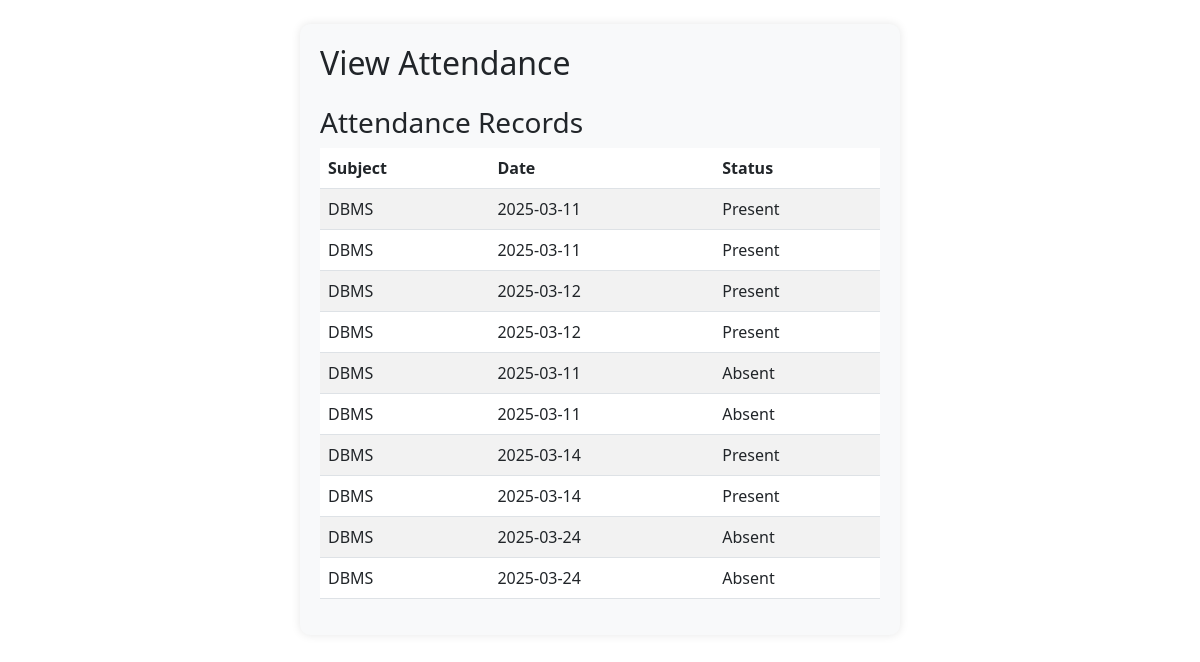
/view_attendance (signed in), run on the app's committed database.
### tables this page shows
CREATE TABLE Attendance (
                    id INTEGER PRIMARY KEY AUTOINCREMENT,
                    student_id INTEGER,
                    date DATE NOT NULL,
                    status TEXT CHECK(status IN ('Present', 'Absent')),
                    FOREIGN KEY (student_id) REFERENCES Student(id)
                   );

CREATE TABLE Teacher (
                    id INTEGER PRIMARY KEY AUTOINCREMENT,
                    name TEXT NOT NULL,
                    email TEXT UNIQUE NOT NULL,
                    password TEXT NOT NULL,
                    user_id INTEGER,
                    subject TEXT,
                    FOREIGN KEY (user_id) REFERENCES users(id)
                   );

### app.py (the view)
@app.route('/view_attendance', methods=['GET', 'POST'])
@login_required
def view_attendance():
    conn = sqlite3.connect(DB_PATH)
    cursor = conn.cursor()
    teacher_id = session['user_id']
    if current_user.role == 'teacher':
        if request.method == 'POST':
            class_id = request.form['class_id']
            date = request.form['date']
            cursor.execute('''
            SELECT Student.roll_number, Student.name, Attendance.status
            FROM Attendance
            JOIN Student ON Attendance.student_id = Student.id
            WHERE Student.class_id = ? AND Attendance.date = ?''', (class_id, date))
            attendance_records = cursor.fetchall()
        else:
            attendance_records = []
        cursor.execute('''
        SELECT Class.id, Class.name
        FROM Class
        JOIN TeacherClassSubject ON Class.id = TeacherClassSubject.class_id
        WHERE TeacherClassSubject.teacher_id = ?
        ''', (teacher_id,))
        print(teacher_id)
        classes = cursor.fetchall()
        print(classes)
        conn.close()
        return render_template('view_attendance_teacher.html', attendance_records=attendance_records, classes=classes,teacher_id = teacher_id)
    elif current_user.role == 'student':
        cursor.execute('''SELECT Teacher.subject, Attendance.date, Attendance.status FROM Attendance
        JOIN Student ON Attendance.student_id = Student.id
        JOIN TeacherClassSubject ON Student.class_id = TeacherClassSubject.class_id
        JOIN Teacher ON TeacherClassSubject.teacher_id = Teacher.user_id WHERE Attendance.student_id = ?''', (current_user.id,))
        attendance_records = cursor.fetchall()
        conn.close()
        return render_template('view_attendance_student.html', attendance_records=attendance_records)
    return "Access Denied!!", 403

### app.py (called while the page is built)
@login_manager.user_loader
def load_user(user_id):
    conn = sqlite3.connect(DB_PATH)
    cursor = conn.cursor()
    cursor.execute("SELECT id, email, role FROM users WHERE id = ?", (user_id,))
    user = cursor.fetchone()
    conn.close()
    if user:
        return User(id=user[0], email=user[1], role=user[2])
    return None

### templates/view_attendance_student.html (shortened to what this page needs)
<!DOCTYPE html>
<html lang="en">
<head>
    <link rel="stylesheet" href="https://cdn.jsdelivr.net/npm/bootstrap@5.3.0/dist/css/bootstrap.min.css">
</head>
<body class="container mt-4">
    <div class="form-container">
        <h2 class="form-header">View Attendance</h2>
        <form action="{{ url_for('view_attendance') }}" method="POST">
        {% if attendance_records %}
            <h3 class="mt-4">Attendance Records</h3>
            <table class="table table-striped">
                <thead>
                    <tr>
                        <th>Subject</th>
                        <th>Date</th>
                        <th>Status</th>
                    </tr>
                </thead>
                <tbody>
                    {% for record in attendance_records %}
                        <tr>
                            <td>{{ record[0] }}</td>
                            <td>{{ record[1] }}</td>
                            <td>{{ record[2] }}</td>
                        </tr>
                    {% endfor %}
                </tbody>
            </table>
        {% endif %}
    </div>
</body>
</html>

### templates/view_attendance_student.html (style rules this page uses)
.form-container { max-width: 600px; margin: auto; padding: 20px; background-color: #f8f9fa; border-radius: 10px; box-shadow: 0 0 10px rgba(0, 0, 0, 0.1); }
.form-header { margin-bottom: 20px; }

### data on the page
Attendance: subject "DBMS", date "2025-03-11", status "Present"
Attendance: subject "DBMS", date "2025-03-12", status "Present"
Attendance: subject "DBMS", date "2025-03-11", status "Absent"
Attendance: subject "DBMS", date "2025-03-14", status "Present"
Attendance: subject "DBMS", date "2025-03-24", status "Absent"
